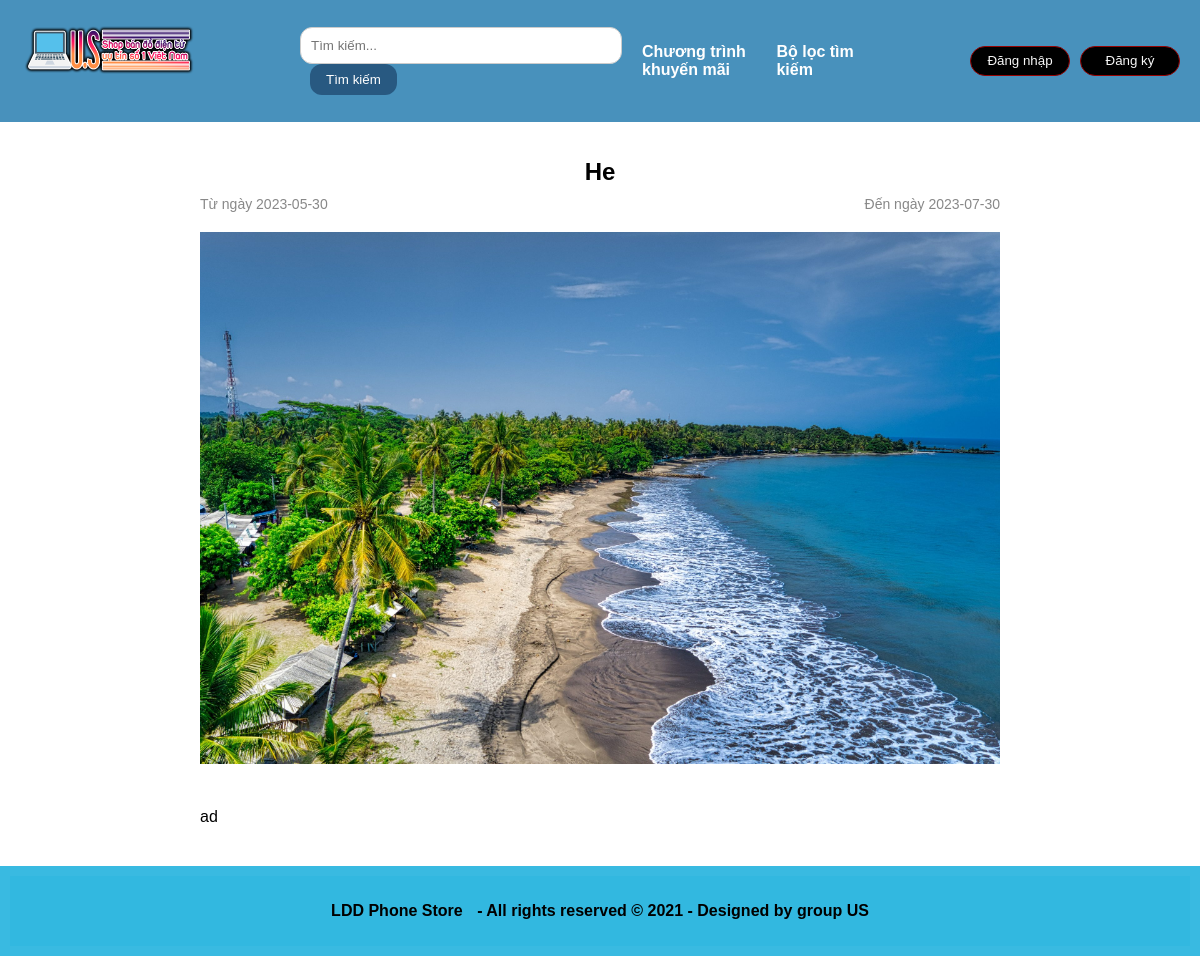
The app's page /layout/promotion_details.php?id=1 with its own data.
### tables this page shows
CREATE TABLE `promotions` (
  `id_promotions` int(11) NOT NULL,
  `title` varchar(255) NOT NULL,
  `content` text NOT NULL,
  `image_path` varchar(255) NOT NULL,
  `start_date` date NOT NULL,
  `end_date` date NOT NULL
);

### layout/select-sql/promotion_details.php (called while the page is built, shortened)
<?php
    include 'connect.php';
    $promotion_id = $_GET['id'];
    $sql = "SELECT * FROM promotions WHERE id_promotions = $promotion_id";
    $result = $conn->query($sql);
    if ($result->num_rows > 0) {
      $row = $result->fetch_assoc();
      $title = $row['title'];
      $content = $row['content'];
      $image_path = $row['image_path'];
      $start_date = $row['start_date'];
      $end_date = $row['end_date'];
    } else {
      echo "Không tìm thấy chương trình khuyến mãi.";
      exit;
    }
  ?>

### layout/promotion_details.php (the view, shortened to what this page needs)
<!DOCTYPE html>
<html>
<head>
  <link rel="stylesheet" href="/css/detail-promotions.css">
</head>
<body>
    <header><?php include'header.php'; ?></header>
    <main>
    <?php include 'select-sql/promotion_details.php'; ?>
    <div class="promotion-detail">
        <h1 class="title-promotions"><?php echo $title; ?></h1>
        <div class="date-range">
        <div class="date-range-start">Từ ngày <?php echo $start_date; ?></div>
        <div class="date-range-end">Đến ngày <?php echo $end_date; ?></div>
        </div>
        <img src="/action/<?php echo $image_path; ?>" alt="<?php echo $title; ?>">
        <p class="content"><?php echo $content; ?></p>
    </div>
    </main>
<footer><?php include 'footer.php'; ?></footer>
</body>
</html>

### css/detail-promotions.css (style rules this page uses)
.promotion-detail { max-width: 800px; margin: 0 auto; padding: 20px; }
.title-promotions { font-size: 24px; margin-bottom: 10px; text-align: center; }
.date-range { display: flex; justify-content: space-between; font-size: 14px; color: #888; margin-bottom: 20px; }
img { width: 100%; height: 100%; margin-bottom: 20px; }
.content { line-height: 1.6; }

### css/header.css (style rules this page uses)
body { font-family: Arial, sans-serif; margin: auto; padding: 0; }
header { position: -webkit-sticky; position: sticky; top: 0; background-color: #4891bc; padding: 10px; display: flex; align-items: center; justify-content: center; z-index: 9999; }

### css/footer.css (style rules this page uses)
html, body { margin: 0; padding: 0; height: 100%; }
body { display: flex; flex-direction: column; }
main { flex-grow: 1; }
footer { background-color: #32b8e0f6; padding: 10px; flex-shrink: 0; text-align: center; }

### records on screen
promotions: title "He", start_date "2023-05-30", end_date "2023-07-30", image_path (picture), content "ad"
